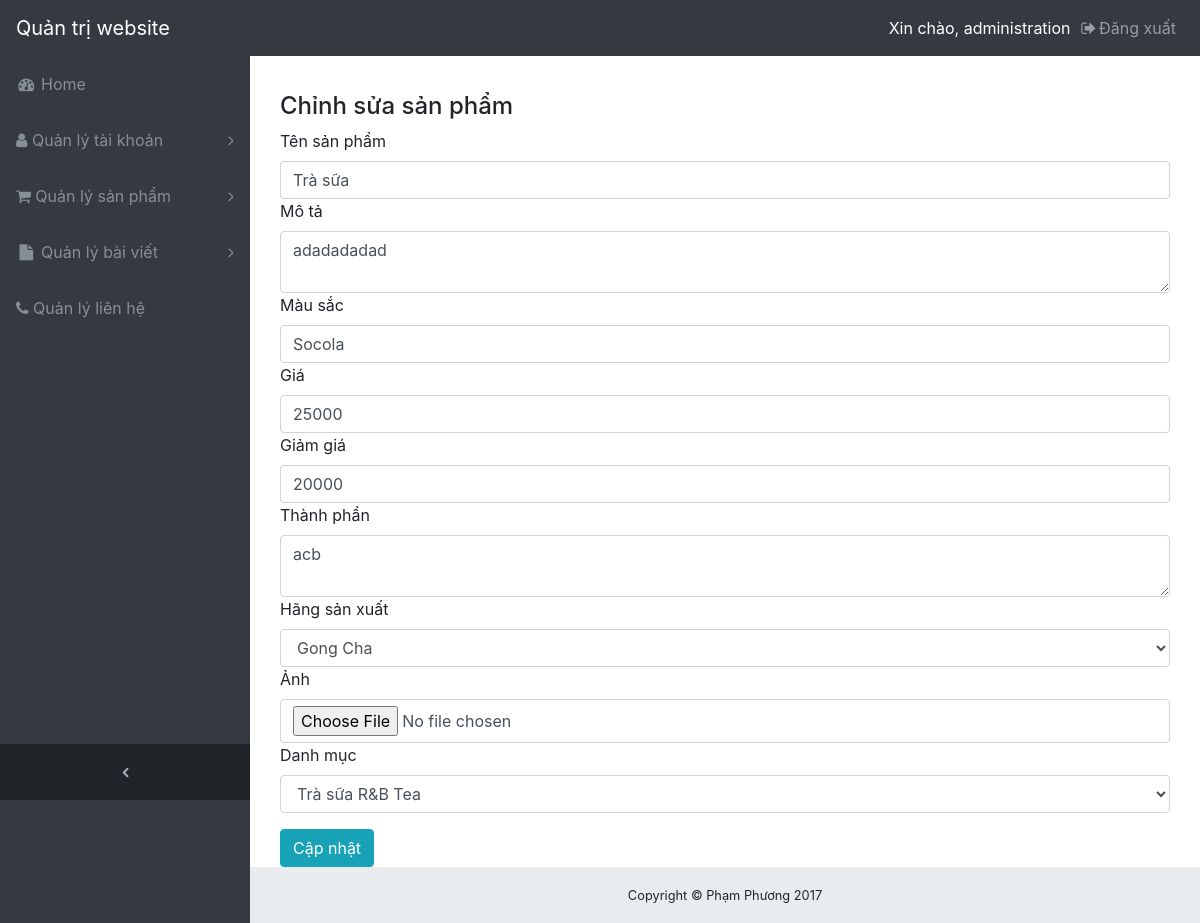
The page /index.php?controller=admin-product&action=edit&id=1 (signed in) on the database its author committed.
### tables this page shows
CREATE TABLE `sanpham` (
  `id` int(11) NOT NULL,
  `ten_san_pham` varchar(200) NOT NULL,
  `mo_ta` varchar(255) DEFAULT NULL,
  `loai` varchar(100) NOT NULL,
  `gia` double NOT NULL DEFAULT '0',
  `giam_gia` double NOT NULL DEFAULT '0',
  `thanh_phan` text,
  `id_hang_sx` int(11) NOT NULL,
  `ngay_thang` TIMESTAMP DEFAULT CURRENT_TIMESTAMP,
  `hinh_anh` varchar(255) DEFAULT NULL,
  `id_tai_khoan` int(11) NOT NULL,
  `id_danh_muc` int(11) NOT NULL
);

CREATE TABLE `hangsx` (
  `id` int(11) NOT NULL,
  `ten_hang` varchar(200) NOT NULL
);

CREATE TABLE `danhmucsp` (
  `id` int(11) NOT NULL,
  `ten_danh_muc` varchar(100) NOT NULL
);

### Controller/AdminProductController.php (called while the page is built, shortened)
<?php
require_once app_path . '/Model/AdminProductModel.php';
function editAction()
{
    $dataView = null;
    $id = $_GET['id'];
    $select_one_pro = Select_One_Product($id);
    if (!is_array($select_one_pro)) {
        $dataView['msg'][] = $select_one_pro;
    } else {
        $dataView['data']['product_edit'] = $select_one_pro;
    }
    $select_user = select_User();
    if (is_array($select_user)) {
        $dataView['data']['list_user'] = $select_user;
    } else {
        $dataView['msg'][] = $select_user;
    }
    $select_hang = select_Hang_Sx();
    if (is_array($select_hang)) {
        $dataView['data']['list_hang'] = $select_hang;
    } else {
        $dataView['msg'][] = $select_hang;
    }
    $select_category = select_Category();
    if (is_array($select_category)) {
        $dataView['data']['list_category'] = $select_category;
    } else {
        $dataView['msg'][] = $select_category;
    }
    renderView($dataView);
}
?>

### Model/AdminProductModel.php (called while the page is built, shortened)
<?php
function Select_One_Product($id)
{
    $sql = "select sanpham.id,ten_san_pham,mo_ta,loai,gia,giam_gia,thanh_phan,id_hang_sx,id_tai_khoan,id_danh_muc,ten_hang,ten_dang_nhap,ten_danh_muc
            from sanpham,hangsx,danhmucsp,taikhoan
            where sanpham.id_hang_sx = hangsx.id
            and sanpham.id_tai_khoan = taikhoan.id
            and sanpham.id_danh_muc = danhmucsp.id
            and sanpham.id =$id";
    $res = mysqli_query($GLOBALS['conn'], $sql);
    if ($res === false) {
        return "Lỗi lấy dữ liệu " . mysqli_error($GLOBALS['conn']);
    } else
        $row = mysqli_fetch_assoc($res);
    return $row;
}
?>

### View/admin-product/edit.phtml (the view, shortened to what this page needs)
<div class="container-fluid">
    <h4 class="margin-top-20">Chỉnh sửa sản phẩm</h4>
        <?php
    $product_edit  = $data['data']['product_edit'];
    ?>
    <form action="" method="post" enctype="multipart/form-data">
        <div class="form-group">
            <label for="text">Tên sản phẩm</label>
            <input class="form-control" type="text" name="txt_ten_san_pham"
                   value="<?php echo $product_edit['ten_san_pham']; ?>">
            <label for="text">Mô tả</label>
            <textarea class="form-control" name="txt_mo_ta"><?php echo $product_edit['mo_ta']; ?></textarea>
            <label for="text">Màu sắc</label>
            <input class="form-control" type="text" name="txt_loai" value="<?php echo $product_edit['loai']; ?>">
            <label for="text">Giá</label>
            <input class="form-control" type="text" name="txt_gia" value="<?php echo $product_edit['gia']; ?>">
            <label for="text">Giảm giá</label>
            <input class="form-control" type="text" name="txt_giam_gia"
                   value="<?php echo $product_edit['giam_gia']; ?>">
            <label for="text">Thành phần</label>
            <textarea class="form-control"
                      name="txt_ky_thuat"><?php echo $product_edit['thanh_phan']; ?></textarea>
            <label for="text">Hãng sản xuất</label>
            <select class="form-control" name="txt_hang_san_xuat" id="">
                <option value="<?php echo $product_edit['id_hang_sx']; ?>"><?php echo $product_edit['ten_hang']; ?></option>
            </select>
            <label for="text">Ảnh</label>
            <input class="form-control" type="file" name="txt_hinh_anh">
            <label for="text">Danh mục</label>
            <select class="form-control" name="txt_danh_muc" id="">
                <option value="<?php echo $product_edit['id_danh_muc']; ?>"><?php echo $product_edit['ten_danh_muc']; ?></option>
            </select>
        </div>
        <input type="submit" value="Cập nhật" name="btnSave" class="btn btn-info">
    </form>
</div>

### public/backend/css/style.css (style rules this page uses)
.margin-top-20 { margin-top: 20px; }
body { margin: 0px; padding: 0px; }
.btn-info { background-color: #8cc63f; border-color: #8cc63f; }

### public/backend/css/sb-admin.css (style rules this page uses)
html { position: relative; min-height: 100%; }
body { overflow-x: hidden; }
body.sticky-footer { margin-bottom: 56px; }
body.fixed-nav { padding-top: 56px; }

### rows shown on the page
sanpham: txt_ten_san_pham "Trà sữa", txt_mo_ta "adadadadad", txt_loai "Socola", txt_gia "25000", txt_giam_gia "20000", txt_ky_thuat "acb", txt_hang_san_xuat "Gong Cha", txt_danh_muc "Trà sữa R&B Tea"
